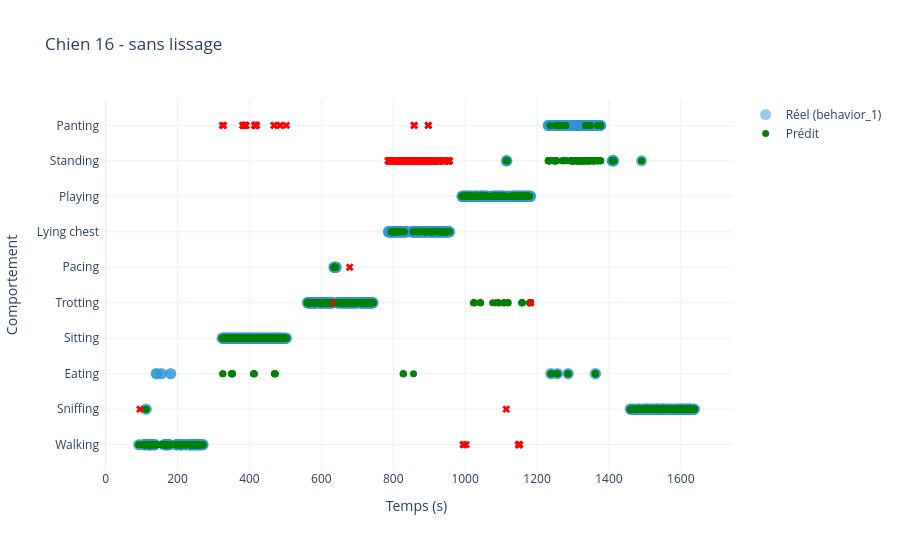
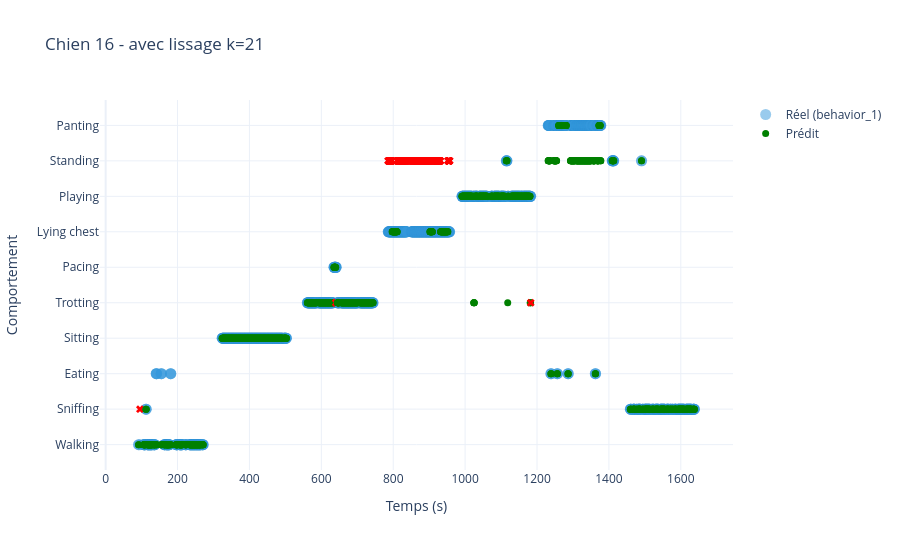

Notebook code cell kept with these figures, in order:
### Code cell
d, t = pred_test[["DogID", "TestNum"]].iloc[0]
seance = pred_test[(pred_test["DogID"] == d) & (pred_test["TestNum"] == t)]
viz.plot_timeline(seance, pred_col="pred", show=("behavior_1",), title=f"Chien {d} - sans lissage").show()
viz.plot_timeline(seance, pred_col="pred_lisse", show=("behavior_1",), title=f"Chien {d} - avec lissage k={k_opt}").show()

### Figure 1 — Plotly figure (JSON) as saved in the notebook; plotly's stock layout.template omitted (floating-point values rounded to 4 significant figures; data arrays with more than 128 entries replaced by an {"elided": "..."} marker saying what was removed)
{"data": [{"marker": {"color": "#3498db", "opacity": 0.5, "size": 11, "symbol": "circle"}, "mode": "markers", "name": "Réel (behavior_1)", "type": "scatter", "x": {"elided": "2004 float values"}, "y": {"elided": "2004 str values"}}, {"hoverinfo": "text", "marker": {"color": {"elided": "2004 str values"}, "size": 7, "symbol": {"elided": "2004 str values"}}, "mode": "markers", "name": "Prédit", "text": {"elided": "2004 str values"}, "type": "scatter", "x": {"elided": "2004 float values"}, "y": {"elided": "2004 str values"}}], "layout": {"height": 550, "hovermode": "closest", "title": {"text": "Chien 16 - sans lissage"}, "xaxis": {"title": {"text": "Temps (s)"}}, "yaxis": {"title": {"text": "Comportement"}}}}

### Figure 2 — Plotly figure (JSON) as saved in the notebook; plotly's stock layout.template omitted (floating-point values rounded to 4 significant figures; data arrays with more than 128 entries replaced by an {"elided": "..."} marker saying what was removed)
{"data": [{"marker": {"color": "#3498db", "opacity": 0.5, "size": 11, "symbol": "circle"}, "mode": "markers", "name": "Réel (behavior_1)", "type": "scatter", "x": {"elided": "2004 float values"}, "y": {"elided": "2004 str values"}}, {"hoverinfo": "text", "marker": {"color": {"elided": "2004 str values"}, "size": 7, "symbol": {"elided": "2004 str values"}}, "mode": "markers", "name": "Prédit", "text": {"elided": "2004 str values"}, "type": "scatter", "x": {"elided": "2004 float values"}, "y": {"elided": "2004 str values"}}], "layout": {"height": 550, "hovermode": "closest", "title": {"text": "Chien 16 - avec lissage k=21"}, "xaxis": {"title": {"text": "Temps (s)"}}, "yaxis": {"title": {"text": "Comportement"}}}}
